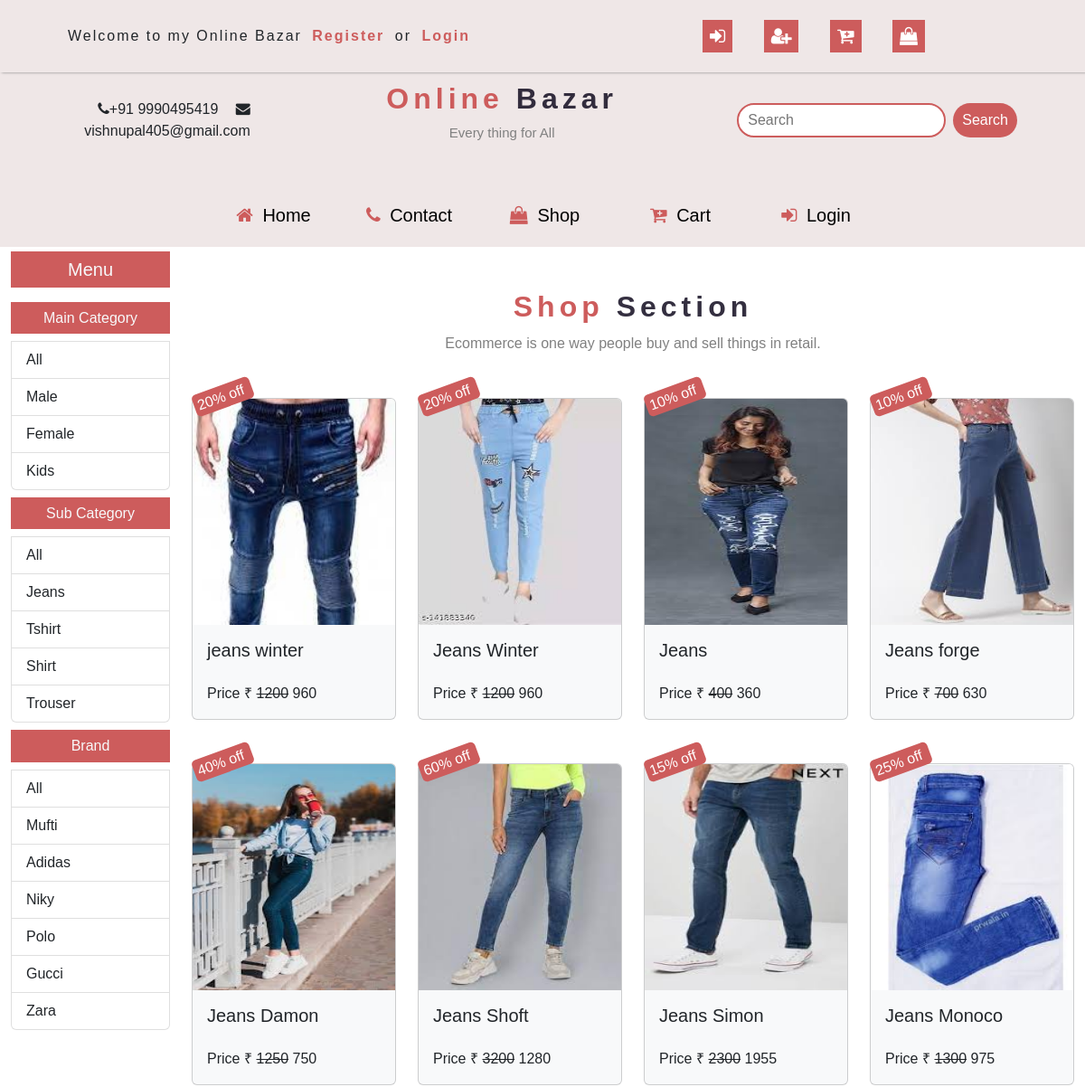
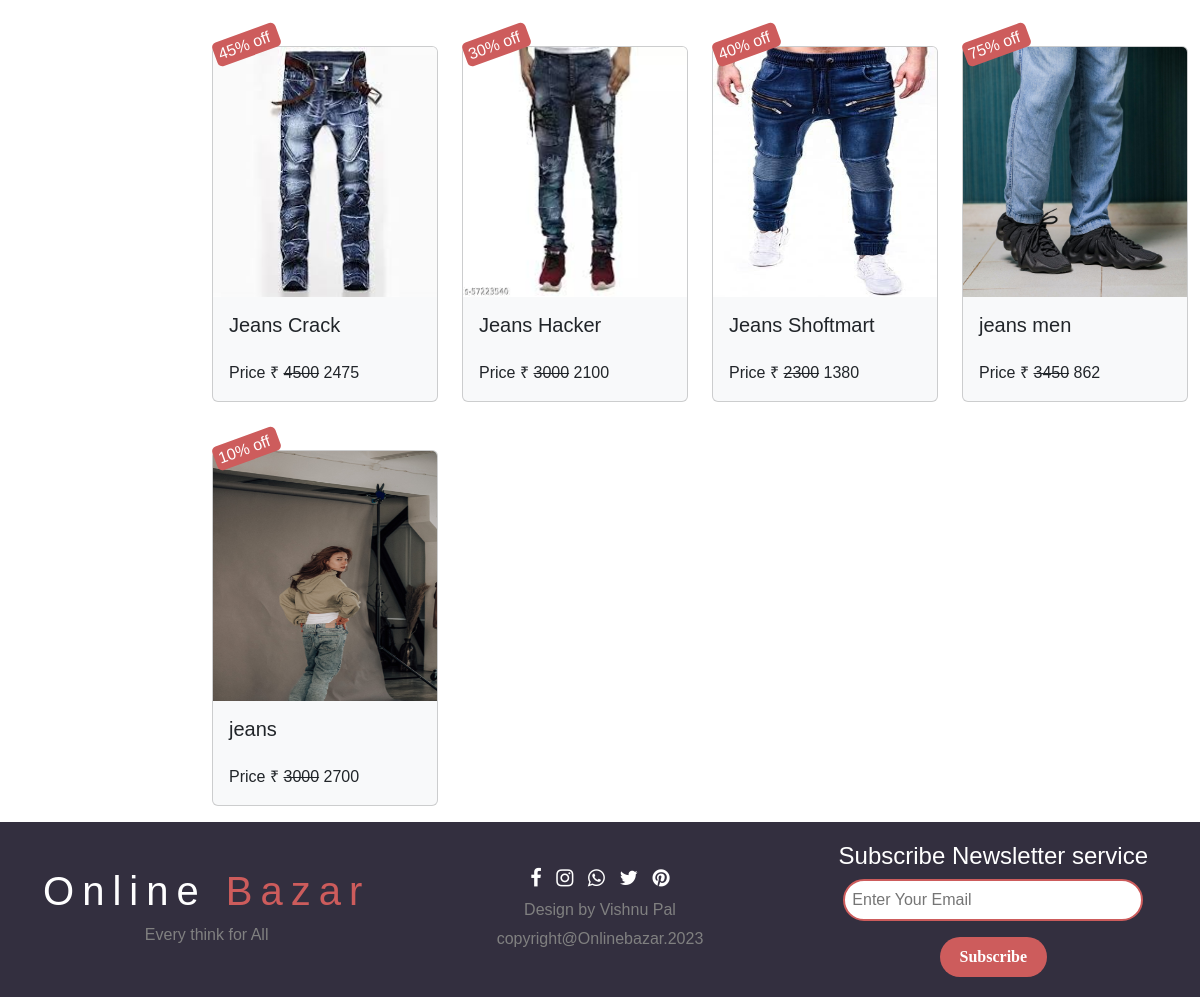
/shop/All/Jeans/All/, run on the app's committed database (2 pictures, top to bottom).
### mainapp/models.py (models this page shows, shortened)
class MainCategory(models.Model):
    id = models.AutoField(primary_key=True)
    name = models.CharField(max_length=30)

class SubCategory(models.Model):
    id = models.AutoField(primary_key=True)
    name = models.CharField(max_length=30)

class Brand(models.Model):
    id = models.AutoField(primary_key=True)
    name = models.CharField(max_length=30)

class Product(models.Model):
    id = models.AutoField(primary_key=True)
    name = models.CharField(max_length=30)
    maincategory = models.ForeignKey(MainCategory, on_delete=models.CASCADE)
    subcategory = models.ForeignKey(SubCategory, on_delete=models.CASCADE)
    brand = models.ForeignKey(Brand, on_delete=models.CASCADE)
    seller = models.ForeignKey(Seller, on_delete=models.CASCADE, default=None)
    baseprice = models.IntegerField()
    discount = models.IntegerField()
    finalprice = models.IntegerField()
    size = models.CharField(max_length=100)
    color = models.CharField(max_length=100)
    discription = models.TextField()
    stock = models.CharField(max_length=20, default="In Stock")
    pic1 = models.ImageField(
        upload_to="images", default="No_image_available.svg.webp", null=True, blank=True
    )
    pic2 = models.ImageField(
        upload_to="images", default="No_image_available.svg.webp", null=True, blank=True
    )
    pic3 = models.ImageField(
        upload_to="images", default="No_image_available.svg.webp", null=True, blank=True
    )
    pic4 = models.ImageField(
        upload_to="images", default="No_image_available.svg.webp", null=True, blank=True
    )

### mainapp/views.py (the view)
# urls.py: path("shop/<str:mc>/<str:sc>/<str:br>/", views.shop),
def shop(request, mc, sc, br):
    maincategory = MainCategory.objects.all()
    subcategory = SubCategory.objects.all()
    brand = Brand.objects.all()
    if request.method == "POST":
        search = request.POST.get("search")
        products = Product.objects.filter(Q(name__icontains=search))
    else:
        if mc == "All" and sc == "All" and br == "All":
            products = Product.objects.all()
        elif mc != "All" and sc == "All" and br == "All":
            products = Product.objects.filter(
                maincategory=MainCategory.objects.get(name=mc)
            )
        elif mc == "All" and sc != "All" and br == "All":
            products = Product.objects.filter(
                subcategory=SubCategory.objects.get(name=sc)
            )
        elif mc == "All" and sc == "All" and br != "All":
            products = Product.objects.filter(brand=Brand.objects.get(name=br))
        elif mc != "All" and sc != "All" and br == "All":
            products = Product.objects.filter(
                maincategory=MainCategory.objects.get(name=mc),
                subcategory=SubCategory.objects.get(name=sc),
            )
        elif mc != "All" and sc == "All" and br != "All":
            products = Product.objects.filter(
                maincategory=MainCategory.objects.get(name=mc),
                brand=Brand.objects.get(name=br),
            )
        elif mc == "All" and sc != "All" and br != "All":
            products = Product.objects.filter(
                subcategory=SubCategory.objects.get(name=sc),
                brand=Brand.objects.get(name=br),
            )
        else:
            products = Product.objects.filter(
                maincategory=MainCategory.objects.get(name=mc),
                subcategory=SubCategory.objects.get(name=sc),
                brand=Brand.objects.get(name=br),
            )
    products = products[::-1]
    return render(
        request,
        "shop.html",
        {
            "Products": products,
            "Maincategory": maincategory,
            "Subcategory": subcategory,
            "Brand": brand,
            "mc": mc,
            "sc": sc,
            "br": br,
        },
    )

### mainapp/templates/shop.html (shortened to what this page needs)
{% extends "index.html" %}
{% load static %}
{% block body %}
<div class="container-fluid">
    <div class="row">
        <div
            class="col-md-2">
            <h5 class="background text-light text-center p-2 mt-2">Menu</h5>
            <div class="list-group">
                <h6 class="background text-light text-center p-2 mt-2">Main
                    Category</h6>
                <a href="/shop/All/{{sc}}/{{br}}/"
                    class="list-group-item list-group-item-action">All</a>
                {% for i in Maincategory %}
                <a href="/shop/{{i.name}}/{{sc}}/{{br}}/"
                    class="list-group-item list-group-item-action">{{i.name}}</a>
                {% endfor %}
            </div>
            <div class="list-group">
                <h6 class="background text-light text-center p-2 mt-2">Sub
                    Category</h6>
                <a href="/shop/{{mc}}/All/{{br}}/"
                    class="list-group-item list-group-item-action">All</a>
                {% for i in Subcategory %}
                <a href="/shop/{{mc}}/{{i.name}}/{{br}}/"
                    class="list-group-item list-group-item-action">{{i.name}}</a>
                {% endfor %}
            </div>
            <div class="list-group">
                <h6 class="background text-light text-center p-2 mt-2">Brand</h6>
                <a href="/shop/{{mc}}/{{sc}}/All/"
                    class="list-group-item list-group-item-action">All</a>
                {% for i in Brand %}
                <a href="/shop/{{mc}}/{{sc}}/{{i.name}}/"
                    class="list-group-item list-group-item-action">{{i.name}}</a>
                {% endfor %}
            </div>
        </div>
        <div
            class="col-md-10 ">
            <div class="product-intro">
                <h1>Shop <span>Section</span></h1>
                <p>Ecommerce is one way people buy and sell things in retail.</p>
            </div>
            <div class="row">
                {% for i in Products %}
                <div
                    class="col-lg-3 col-md-4 col-sm-6 col-12 mt-3 mb-3">
                    <div class="card bg-light mt-3">
                        <span class="card-text discount">{{i.discount}}% off</span>
                        <a href="/singleProduct/{{i.id}}/"><img
                                src="{{i.pic1.url}}"
                                class="card-img-top"
                                height="250px"></a>
                        <div class="card-body">
                            <h5 class="card-title" style="height:40px">{{i.name}}</h5>
                            <p class="card-text" style="margin-bottom: 0px;">Price
                                &#8377;
                                <del>{{i.baseprice}}</del>
                                {{i.finalprice}}</p>
                        </div>
                    </div>
                </div>
                {% endfor %}
            </div>
        </div>
    </div>
</div>
{% endblock %}

### mainapp/static/css/style.css (style rules this page uses)
body { scroll-behavior: smooth; font-family: 'Roboto', sans-serif; }
:root { --primary:indianred; --secondary:rgba(15,10,29,0.849); --light:#2f3640; }
:root { --skin-color:indianred; }
:root { --bg-black-900:#f2f2fc; --bg-black-100:#fdf9ff; --bg-black-50:#e8dfec; --text-black-900:#303e4d; --text-black-700:#504e70; }
.background { background-color:indianred; }
body { font-family: Arial, Helvetica, sans-serif; }
.discount { width: 30%; height: 25px; position: absolute; top:-15px; left: 0; color: white; border-radius: 5px; background: var(--primary); line-height: 25px; padding: 0px 4px; transform: rotate(-20deg); }
.product-intro { text-align: center; margin-top: 50px; }
.product-intro h1 { color: var(--primary); letter-spacing: 5px; font-size: 2rem; font-weight: bold; margin: 10px 0; }
.product-intro h1 span { color: var(--secondary); }
.product-intro p { color: gray; }

### data on the page
MainCategory: name "Male"
MainCategory: name "Female"
MainCategory: name "Kids"
SubCategory: name "Jeans"
SubCategory: name "Tshirt"
SubCategory: name "Shirt"
SubCategory: name "Trouser"
Brand: name "Mufti"
Brand: name "Adidas"
Brand: name "Niky"
Brand: name "Polo"
Brand: name "Gucci"
Brand: name "Zara"
Product: discount "20", pic1 (picture), name "jeans winter", baseprice "1200", finalprice "960"
Product: discount "20", pic1 (picture), name "Jeans Winter", baseprice "1200", finalprice "960"
Product: discount "10", pic1 (picture), name "Jeans", baseprice "400", finalprice "360"
Product: discount "10", pic1 (picture), name "Jeans forge", baseprice "700", finalprice "630"
Product: discount "40", pic1 (picture), name "Jeans Damon", baseprice "1250", finalprice "750"
Product: discount "60", pic1 (picture), name "Jeans Shoft", baseprice "3200", finalprice "1280"
Product: discount "15", pic1 (picture), name "Jeans Simon", baseprice "2300", finalprice "1955"
Product: discount "25", pic1 (picture), name "Jeans Monoco", baseprice "1300", finalprice "975"
Product: discount "45", pic1 (picture), name "Jeans Crack", baseprice "4500", finalprice "2475"
Product: discount "30", pic1 (picture), name "Jeans Hacker", baseprice "3000", finalprice "2100"
Product: discount "40", pic1 (picture), name "Jeans Shoftmart", baseprice "2300", finalprice "1380"
Product: discount "75", pic1 (picture), name "jeans men", baseprice "3450", finalprice "862"
Product: discount "10", pic1 (picture), name "jeans", baseprice "3000", finalprice "2700"
